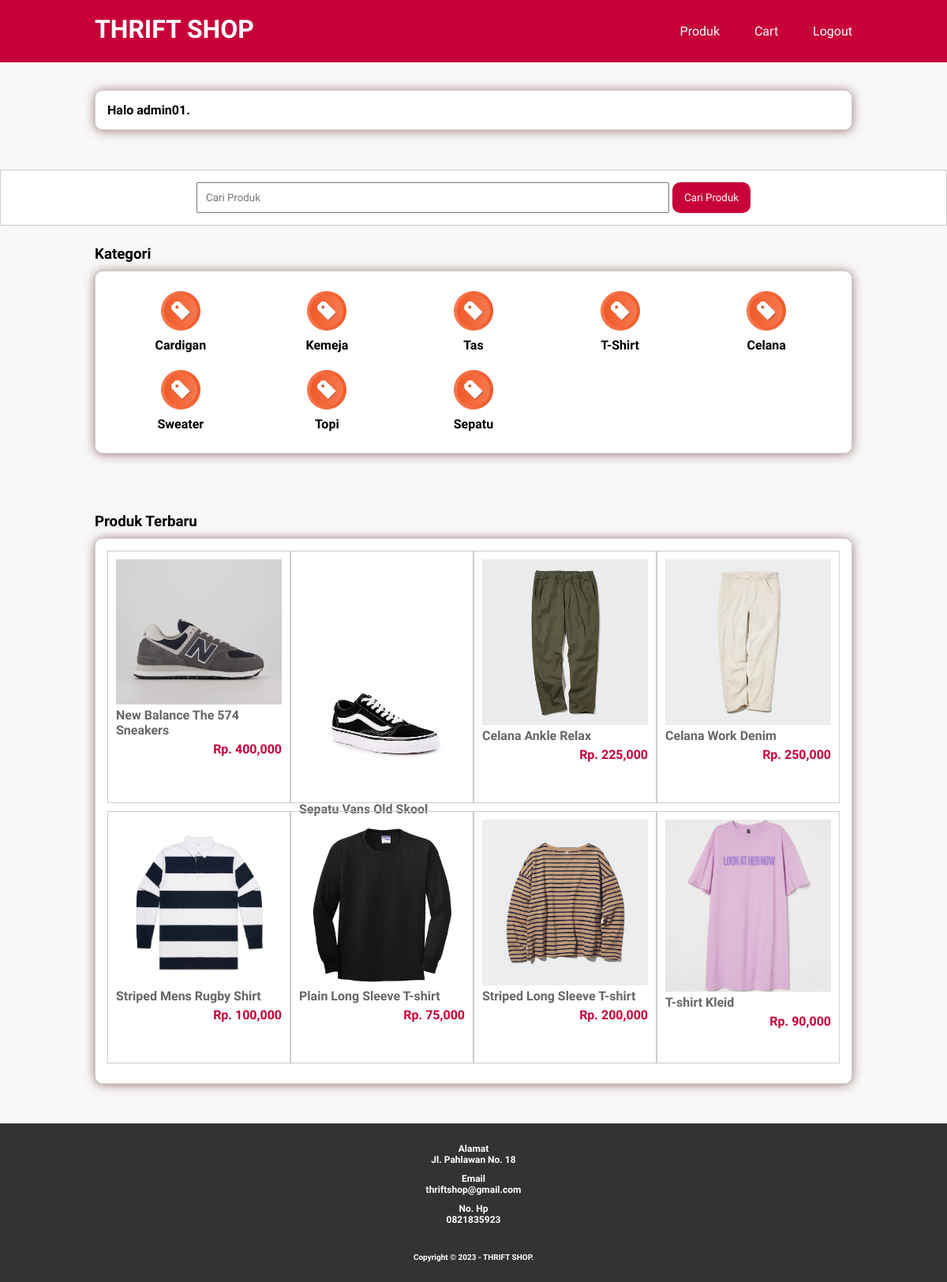
Screenshot of /halaman_user.php (signed in) with the database file from the repository.
### tables this page shows
CREATE TABLE `tb_kategori` (
  `id_kategori` int(10) NOT NULL,
  `nama_kategori` varchar(50) NOT NULL
);

CREATE TABLE `tb_produk` (
  `id_produk` int(10) NOT NULL,
  `id_kategori` int(10) NOT NULL,
  `nama_produk` varchar(100) NOT NULL,
  `harga_produk` int(30) NOT NULL,
  `deskripsi_produk` text NOT NULL,
  `img_produk` varchar(100) NOT NULL,
  `status_produk` tinyint(1) NOT NULL,
  `data_created` timestamp NOT NULL DEFAULT current_timestamp()
);

CREATE TABLE `tb_user` (
  `id_user` int(11) NOT NULL,
  `nama` varchar(50) NOT NULL,
  `username` varchar(100) NOT NULL,
  `password` varchar(100) NOT NULL,
  `user_email` varchar(100) NOT NULL,
  `user_telp` varchar(20) NOT NULL,
  `user_address` text NOT NULL,
  `level` varchar(20) NOT NULL
);

### halaman_user.php (the view, shortened to what this page needs)
<?php
    include 'db.php';
    $kontak = mysqli_query($conn, "SELECT user_telp, user_email, user_address FROM tb_user WHERE id_user = 1");
    $a = mysqli_fetch_object($kontak);
?>
<!DOCTYPE html>
<html lang="en">
<head>
    <link rel="stylesheet" type="text/css" href="css/style.css">
</head>
<body>
    <header>
        <div class="container">
            <h1><a href="halaman_user.php">THRIFT SHOP</a></h1>
            <ul>
                <li><a href="produk_user.php">Produk</a></li>
                <li><a href=#>Cart</a></li>
                <li><a href="logout.php">Logout</a></li>
            </ul>
        </div>
    </header>
    <div class="section">
        <div class="container">
            <div class="box">
                <h4>Halo <b><?php echo $_SESSION['user']; ?>.</h4>
            </div>
        </div>
    </div>
    <div class="search">
        <div class="container">
            <form action="produk.php">
                <input type="text" name="search" placeholder="Cari Produk">
                <input type="submit" name="cari" value="Cari Produk">
            </form>
        </div>
    </div>
    <div class="section">
        <div class="container">
            <h3>Kategori</h3>
            <div class="box">
                <?php
                    $kategori = mysqli_query($conn, "SELECT * FROM tb_kategori ORDER BY id_kategori DESC");
                    if(mysqli_num_rows($kategori) > 0){
                        while($k = mysqli_fetch_array($kategori)){
                ?>
                    <a href="produk.php?kat=<?php echo $k['id_kategori'] ?>">
                        <div class="col-5">
                            <img src="img/kategori.png" width="50px" style="margin-bottom:5px;">
                            <p><?php echo $k['nama_kategori'] ?></p>
                        </div>
                <?php }}else{ ?>
                    <p>Kategori tidak ada</p>
                <?php } ?>
            </div>
        </div>
    </div>
    <div class="section">
        <div class="container">
            <h3>Produk Terbaru</h3>
            <div class="box">
                <?php
                    $produk = mysqli_query($conn, "SELECT * FROM tb_produk WHERE status_produk = 1 ORDER BY id_produk DESC LIMIT 8");
                    if(mysqli_num_rows($produk) > 0){
                        while($p = mysqli_fetch_array($produk)){
                ?>
                    <a href="detail-produk.php?id=<?php echo $p['id_produk'] ?>">
                        <div class="col-4">
                            <img src="produk/<?php echo $p['img_produk'] ?>">
                            <p class="nama"><?php echo $p['nama_produk'] ?></p>
                            <p class="harga">Rp. <?php echo number_format($p['harga_produk']) ?></p>
                        </div>
                    </a>
                <?php }}else{ ?>
                    <p>Produk tidak ada</p>
                <?php } ?>
            </div>
        </div>
    </div>
    <div class="footer">
        <div class="container">
            <h4>Alamat</h4>
            <p><?php echo $a->user_address ?></p>
            <h4>Email</h4>
            <p><?php echo $a->user_email ?></p>
            <h4>No. Hp</h4>
            <p><?php echo $a->user_telp ?></p>
            <small>Copyright &copy; 2023 - THRIFT SHOP.</small>
</body>
</html>

### css/style.css (style rules this page uses)
* { padding:0; margin:0; font-family: 'Oxygen', sans-serif; }
body { background-color: #f8f8f8 ; }
a { color: inherit; text-decoration: none; }
header { background-color:#C70039; color:#fff }
header h1 { float: left; padding:18px 0; }
header ul { float: right; }
header ul li { display: inline-block; padding: 10px 0px; }
header ul li a { padding:20px 0 20px 40px; display: inline-block; }
input { padding: 2px 10px; }
.container { width: 80%; margin:0 auto; }
.container:after { content: ''; display: block; clear: both; }
.section { padding:25px 0; }
.box { background-color:#fff; border:1px solid #ccc; padding:15px; box-sizing: border-box; margin:10px 0 25px 0; border-radius: 10px; box-shadow: 0 1px 13px rgba(120, 61, 61, 0.694); }
.box:after { content: ''; display: block; clear: both; }
.search { padding:15px 0; background-color: #fff ; border:1px solid #ccc; text-align: center; }
.search input[type=text] { width: 60%; padding:10px; }
.search input[type=submit] { padding:12px 15px; background-color: #C70039; color: #fff; border: none; cursor: pointer; border-radius: 10px; }
.col-5 { width:20%; height:100px; text-align: center; float: left; padding:10px; box-sizing: border-box; }
.col-4 { width:25%; height: 320px; border:1px solid #ccc; float: left; padding:10px; box-sizing: border-box; margin-bottom: 10px; }
.col-4 img { width: 100%; }
.col-4 .nama { color: #666; margin-bottom: 5px; }
.col-4 .harga { font-weight: bold; color: #C70039; float: right; }
.footer { padding:25px 0; background-color: #333; color:#fff; text-align: center; font-size: 12px; }
.footer p { margin-bottom: 10px; }
.footer small { margin-top: 25px; display: inline-block; }

### rows the page displays
tb_kategori: nama_kategori "Cardigan"
tb_kategori: nama_kategori "Kemeja"
tb_kategori: nama_kategori "Tas"
tb_kategori: nama_kategori "T-Shirt"
tb_kategori: nama_kategori "Celana"
tb_kategori: nama_kategori "Sweater"
tb_kategori: nama_kategori "Topi"
tb_kategori: nama_kategori "Sepatu"
tb_produk: img_produk (picture), nama_produk "New Balance The 574 Sneakers", harga_produk "400,000"
tb_produk: img_produk (picture), nama_produk "Sepatu Vans Old Skool"
tb_produk: img_produk (picture), nama_produk "Celana Ankle Relax", harga_produk "225,000"
tb_produk: img_produk (picture), nama_produk "Celana Work Denim", harga_produk "250,000"
tb_produk: img_produk (picture), nama_produk "Striped Mens Rugby Shirt", harga_produk "100,000"
tb_produk: img_produk (picture), nama_produk "Plain Long Sleeve T-shirt", harga_produk "75,000"
tb_produk: img_produk (picture), nama_produk "Striped Long Sleeve T-shirt", harga_produk "200,000"
tb_produk: img_produk (picture), nama_produk "T-shirt Kleid", harga_produk "90,000"
tb_user: user_address "Jl. Pahlawan No. 18", user_email "thriftshop@gmail.com", user_telp "0821835923"

### other values shown
$_SESSION['user'] "admin01"
